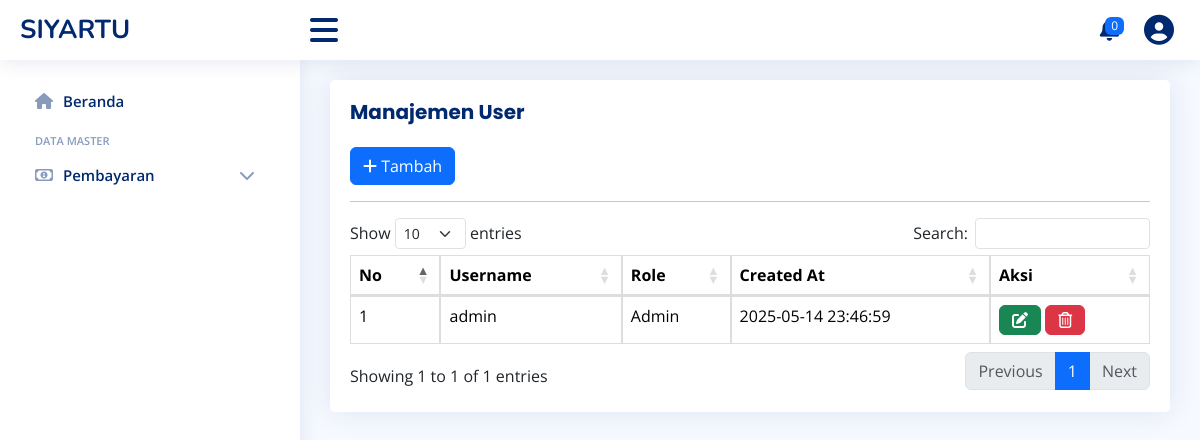
The page /index.php/user on the database as committed earlier.
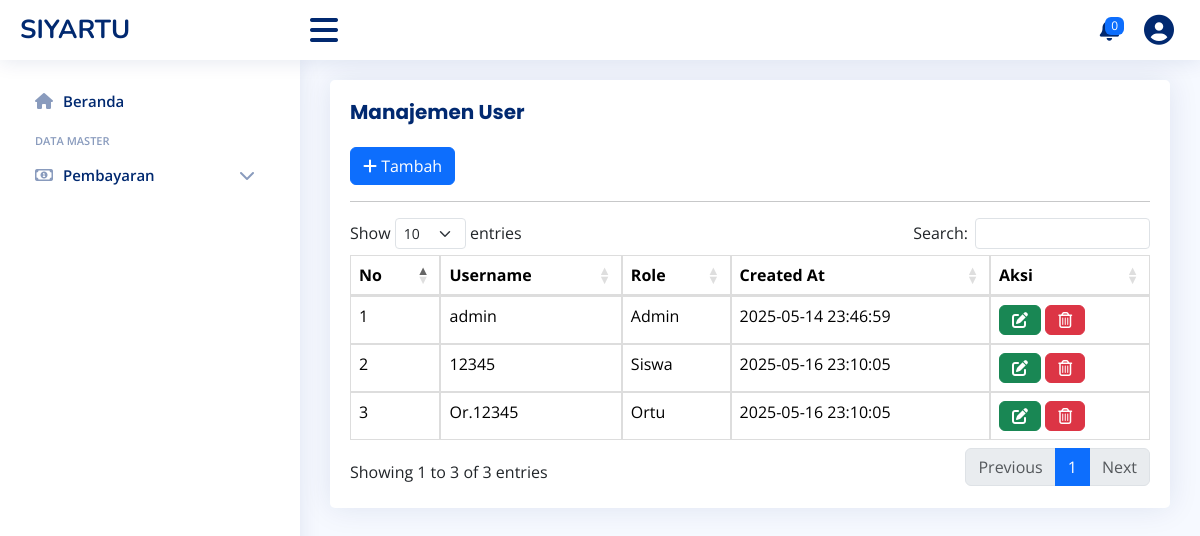
The same page on the database as committed later.
### tables this page shows
CREATE TABLE `users` (
  `id` int(11) NOT NULL,
  `username` varchar(50) NOT NULL,
  `password` varchar(255) NOT NULL,
  `role` enum('Admin','Siswa','Ortu') NOT NULL,
  `created_at` timestamp NOT NULL DEFAULT current_timestamp()
);

### application/controllers/User.php (called while the page is built, shortened)
<?php
class User extends CI_Controller {
    public function __construct() {
        $this->load->model('User_model');
        $this->load->model('Siswa_model');
        $this->load->library('form_validation');
				$this->load->library('notif_lib');
    }
    public function index() {
        $data['users'] = $this->User_model->get_all();
        $data['siswa'] = $this->Siswa_model->get_all_aktif();
        $this->load->view('user', $data);
    }
}

### index.php (called while the page is built, shortened)
<?php
require_once BASEPATH.'core/CodeIgniter.php';

### application/libraries/notif_lib.php (called while the page is built, shortened)
<?php
class Notif_lib {
    protected $CI;
    public function __construct() {
        $this->CI =& get_instance();
    }
    public function get_notifikasi() {
        $username = $this->CI->session->userdata('username');
        if (!$username) return [];
        return [];
    }
}

### application/models/User_model.php (called while the page is built, shortened)
<?php
class User_model extends CI_Model {
    public function get_all() {
        return $this->db->get('users')->result();
    }
}

### application/views/user.php (the view, shortened to what this page needs)
<?php $this->load->view('layouts/head'); ?>
<main id="main" class="main">
    <section class="section">
        <div class="row">
            <div class="col-lg-12">
                <div class="card">
                    <div class="card-body">
                        <h3 class="card-title" style="font-weight: bold; font-size: 20px;">Manajemen User</h3>
                        <button class="btn btn-primary" data-bs-toggle="modal" data-bs-target="#addUserModal">
                            <i class="fa-solid fa-plus"></i> Tambah
                        </button>
                        <hr>
                        <div class="table-responsive">
                            <table class="table datatable">
                                <thead>
                                    <tr>
                                        <th>No</th>
                                        <th>Username</th>
                                        <th>Role</th>
                                        <th>Created At</th>
                                        <th>Aksi</th>
                                    </tr>
                                </thead>
                                <tbody>
                                    <?php $no = 1; foreach ($users as $u): ?>
                                    <tr>
                                        <td><?= $no++ ?></td>
                                        <td><?= $u->username ?></td>
                                        <td><?= ucfirst($u->role) ?></td>
                                        <td><?= $u->created_at ?></td>
                                        <td>
                                            <button class="btn btn-success" data-bs-toggle="modal" data-bs-target="#editUser<?= $u->id ?>">
                                                <i class="fa-solid fa-pen-to-square"></i>
                                            </button>
                                            <button class="btn btn-danger" data-bs-toggle="modal" data-bs-target="#deleteUser<?= $u->id ?>">
                                                <i class="fa-regular fa-trash-can"></i>
                                            </button>
                                        </td>
                                    </tr>
                                    <?php endforeach; ?>
                                </tbody>
                            </table>
                        </div>
                    </div>
                </div>
            </div>
        </div>
    </section>
</main>

### application/views/layouts/head.php (shortened to what this page needs)
<head>
  <link href="https://cdn.jsdelivr.net/npm/bootstrap@5.3.3/dist/css/bootstrap.min.css" rel="stylesheet">
  <link href="https://cdnjs.cloudflare.com/ajax/libs/font-awesome/6.5.0/css/all.min.css" rel="stylesheet">
  <link href="https://cdn.datatables.net/1.13.6/css/dataTables.bootstrap5.min.css" rel="stylesheet" />
  <link href="<?= base_url('assets/css/style.css') ?>" rel="stylesheet">
</head>
<?php
$notifikasi = $this->notif_lib->get_notifikasi();
?>
<body>
<header id="header" class="header fixed-top d-flex align-items-center">
    <div class="d-flex align-items-center justify-content-between">
        <a href="<?= base_url('dashboard') ?>" class="logo d-flex align-items-center">
            <span class="d-none d-lg-block">SIYARTU</span>
        </a>
        <i class="fa-solid fa-bars toggle-sidebar-btn"></i>
    </div>
    <nav class="header-nav ms-auto">
        <ul class="d-flex align-items-center">
					 <li class="nav-item dropdown">
						<a class="nav-link nav-icon" href="#" data-bs-toggle="dropdown">
								<span class="badge bg-primary badge-number"><?= count($notifikasi) ?></span>
						</a>
					</li>
            <li class="nav-item dropdown pe-3">
                <a class="nav-link nav-profile d-flex align-items-center pe-0" href="#" data-bs-toggle="dropdown">
                    <i class="fa-solid fa-circle-user" style="margin-right:10px;font-size:30px;"></i>
                </a>
            </li>
        </ul>
    </nav>
</header>
<aside id="sidebar" class="sidebar">
    <?php
        $current_page = $this->uri->segment(1);
    ?>
    <ul class="sidebar-nav" id="sidebar-nav">
        <li class="nav-item">
            <a class="nav-link <?= $current_page == 'dashboard' ? '' : 'collapsed'; ?>" href="<?= base_url('dashboard') ?>">
                <i class="fa-solid fa-house"></i><span>Beranda</span>
            </a>
        </li>
				<li class="nav-heading">Data Master</li>
        <li class="nav-item">
        <a class="nav-link collapsed" data-bs-target="#charts-nav" data-bs-toggle="collapse" href="#">
          <i class="fa-regular fa-money-bill-1"></i><span>Pembayaran</span><i class="fa-solid fa-chevron-down ms-auto"></i>
        </a>
      </li>
    </ul>
</aside>

### assets/css/style.css (style rules this page uses)
body { font-family: "Open Sans", sans-serif; background: #f6f9ff; color: #444444; }
a { color: #4154f1; text-decoration: none; }
h1, h2, h3, h4, h5, h6 { font-family: "Nunito", sans-serif; }
#main { margin-top: 60px; padding: 20px 30px; transition: all 0.3s; }
.card { margin-bottom: 30px; border: none; border-radius: 5px; box-shadow: 0px 0 30px rgba(1, 41, 112, 0.1); }
.card-title { padding: 20px 0 15px 0; font-size: 18px; font-weight: 500; color: #012970; font-family: "Poppins", sans-serif; }
.card-body { padding: 0 20px 20px 20px; }
.logo { line-height: 1; }
@media (min-width: 1200px) { .logo { width: 280px; } }
.logo span { font-size: 26px; font-weight: 700; color: #012970; font-family: "Nunito", sans-serif; }
.header { transition: all 0.5s; z-index: 997; height: 60px; box-shadow: 0px 2px 20px rgba(1, 41, 112, 0.1); background-color: #fff; padding-left: 20px; }
.header .toggle-sidebar-btn { font-size: 32px; padding-left: 10px; cursor: pointer; color: #012970; }
.header-nav ul { list-style: none; }
.header-nav>ul { margin: 0; padding: 0; }
.header-nav .nav-icon { font-size: 22px; color: #012970; margin-right: 25px; position: relative; }
.header-nav .nav-profile { color: #012970; }
.header-nav .badge-number { position: absolute; inset: -2px -5px auto auto; font-weight: normal; font-size: 12px; padding: 3px 6px; }
.sidebar { position: fixed; top: 60px; left: 0; bottom: 0; width: 300px; z-index: 996; transition: all 0.3s; padding: 20px; overflow-y: auto; scrollbar-width: thin; scrollbar-color: #aab7cf transparent; box-shadow: 0px 0px 20px rgba(1, 41, 112, 0.1); background-color: #fff; }
@media (min-width: 1200px) { #main, #footer { margin-left: 300px; } }
.sidebar-nav { padding: 0; margin: 0; list-style: none; }
.sidebar-nav li { padding: 0; margin: 0; list-style: none; }
.sidebar-nav .nav-item { margin-bottom: 5px; }
.sidebar-nav .nav-heading { font-size: 11px; text-transform: uppercase; color: #899bbd; font-weight: 600; margin: 10px 0 5px 15px; }
.sidebar-nav .nav-link { display: flex; align-items: center; font-size: 15px; font-weight: 600; color: #4154f1; transition: 0.3; background: #f6f9ff; padding: 10px 15px; border-radius: 4px; }
.sidebar-nav .nav-link i { font-size: 16px; margin-right: 10px; color: #4154f1; }
.sidebar-nav .nav-link.collapsed { color: #012970; background: #fff; }
.sidebar-nav .nav-link.collapsed i { color: #899bbd; }

### application/views/layouts/head.php (style rules this page uses)
table.dataTable { border-collapse: collapse; }
table.dataTable th, table.dataTable td { border: 1px solid #ddd; padding: 8px; }
table.dataTable th { font-weight: bold; border-bottom: 2px solid #ddd; text-align: center; }
table.dataTable tr:nth-child(even) { background-color: #f9f9f9; }

Rows that differ between the two databases and show on the page:
added users: username "12345", role "Siswa", created_at "2025-05-16 23:10:05"
added users: username "Or.12345", role "Ortu", created_at "2025-05-16 23:10:05"
Other text that changed with them:
text written by a page script: "Show entries Search: Showing 1 to 1 of 1 entries Previous 1 Next" → "Show entries Search: Showing 1 to 3 of 3 entries Previous 1 Next"
